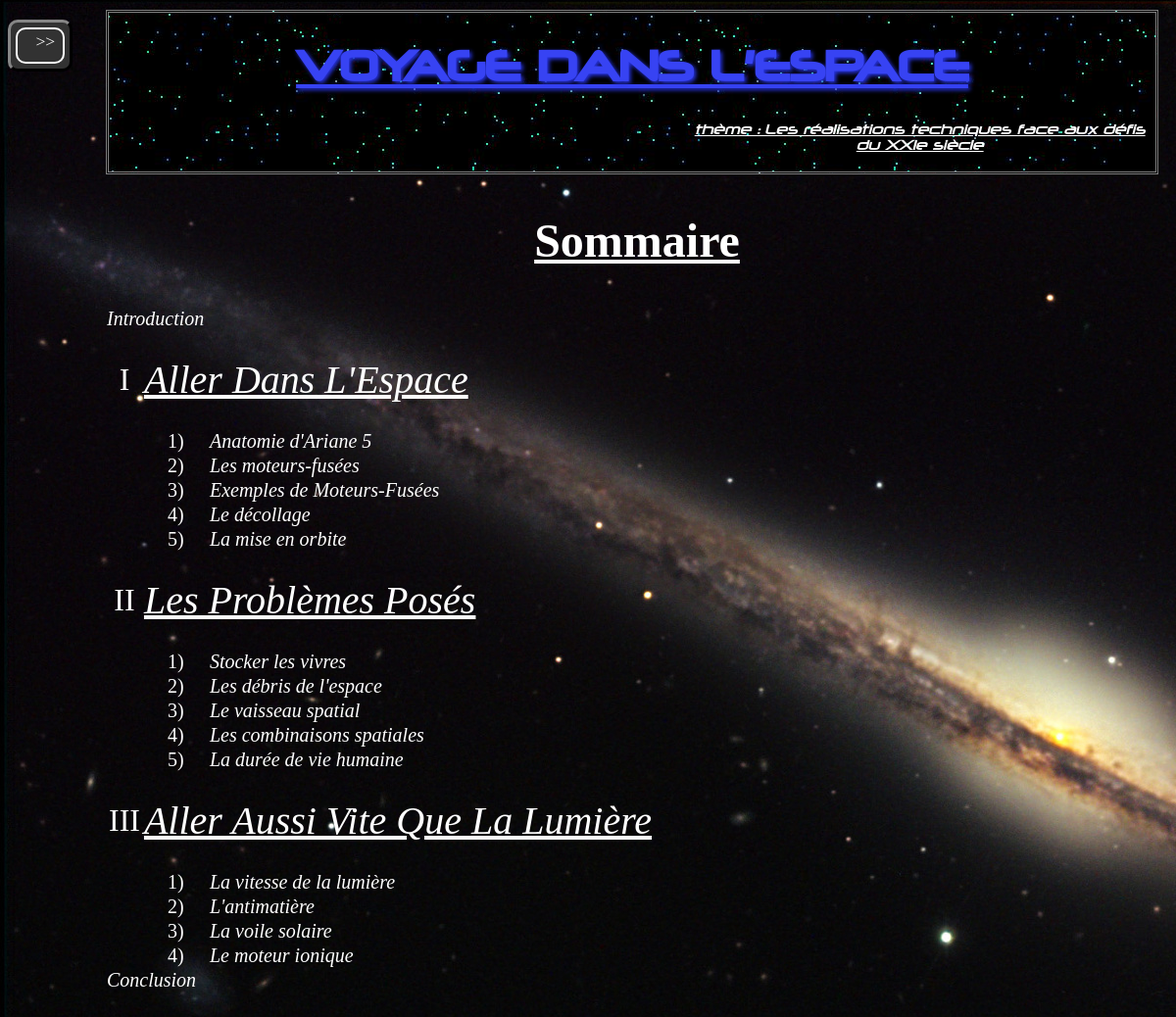
The page / on the database its author committed.
### le_voyage_dans_l_espace/models.py (models this page shows, shortened)
class Page(models.Model):
	def _get_contenu(self):
		texte = self._contenu
		if self.images:
			pos = texte.find("{{ STATIC_URL }}")
			while pos != -1:
				texte = STATIC_URL.join((texte[:pos], texte[pos+16:]))
				pos = texte.find("{{ STATIC_URL }}")
		if self.liens_vues:
			trouve = trouve_liens_sommaire.match(texte)
			while trouve:
				texte = trouve.groupdict()["avant"] + "/sommaire-" + trouve.groupdict()["nom_partie"] + "/" + trouve.groupdict()["apres"]
				trouve = trouve_liens_sommaire.match(texte)
			trouve = trouve_liens_vues.match(texte)
			while trouve:
				texte = trouve.groupdict()["avant"] + "/" + trouve.groupdict()["nom_page"] + "/" + trouve.groupdict()["apres"]
				trouve = trouve_liens_vues.match(texte)
		return texte
	titre = models.CharField(max_length=100)
	slug = models.SlugField(max_length=100)
	numero = models.IntegerField()
	images = models.NullBooleanField()
	liens_vues = models.NullBooleanField()
	partie = models.ForeignKey('Partie')
	_contenu = models.TextField(null=True, blank=True)
	contenu = property(_get_contenu)

class Partie(models.Model):
	numero = models.IntegerField()
	titre = models.CharField(max_length=100)
	slug = models.SlugField(max_length=100)

### le_voyage_dans_l_espace/views.py (the view)
# urls.py: url(r'^$', accueil, name='accueil')
def accueil(request):
	parties = []
	for p in Partie.objects.exclude(numero = 0).exclude(numero = 4).order_by('numero'):
		parties.append((p, Page.objects.filter(partie__numero = p.numero).order_by('numero')))
	return render(request, 'le_voyage_dans_l_espace/sommaire.html', {
		'pages_debut': Page.objects.filter(partie__numero = 0).order_by('numero'),
		'pages_fin': Page.objects.filter(partie__numero = 4).order_by('numero'),
		'parties': parties,
	})

### le_voyage_dans_l_espace/templatetags/le_voyage_dans_l_espace_extras.py (called while the page is built)
@register.filter()
def decimal_vers_romain(nombre):
	try:
		nombre = int(nombre)
	except ValueError:
		return nombre
	if nombre == 0:
		return "0"
	nb_romain = "M"*(nombre // 1000)
	nombre %= 1000
	for niveau in chiffres_romains:
		if nombre >= 9 * niveau["multiple"]:
			nb_romain += niveau[9]
			nombre %= niveau["multiple"]
		elif nombre >= 5 * niveau["multiple"]:
			nb_romain += niveau[5]
			nombre %= 5 * niveau["multiple"]
		elif nombre >= 4 * niveau["multiple"]:
			nb_romain += niveau[4]
			nombre %= niveau["multiple"]
		nb_romain += niveau[1] * (nombre // niveau["multiple"])
		nombre %= niveau["multiple"]
	return nb_romain

### templates/le_voyage_dans_l_espace/sommaire.html (shortened to what this page needs)
{% extends "le_voyage_dans_l_espace/base.html" %}
{% load le_voyage_dans_l_espace_extras %}
{% block contenu %}
	<h2 class='sous_titre'>Sommaire</h2>
	<table id='table_sommaire'>
		{% for p in pages_debut %}
			<tr>
				<td class='titre_page' colspan='3'><a href="{% url 'page' p.slug %}">{{ p.titre }}</a></td>
			</tr>
		{% endfor %}
		{% for partie, pages in parties %}
			<tr class='partie'>
				<td class='numero_partie'>{{ partie.numero|decimal_vers_romain }}</td>
				<td class='titre_partie' colspan='2'><a href="{% url 'sommaire' partie.slug %}">{{ partie.titre|title }}</a></td>
			</tr>
			{% for p in pages %}
				<tr>
					<td></td>
					<td class='numero_page'>{{ p.numero }})</td>
					<td class='titre_page'><a href="{% url 'page' p.slug %}">{{ p.titre }}</a></td>
				</tr>
			{% endfor %}
		{% endfor %}
		{% for p in pages_fin %}
			<tr>
				<td class='titre_page' colspan='3'><a href="{% url 'page' p.slug %}">{{ p.titre }}</a></td>
			</tr>
		{% endfor %}
	</table>
{% endblock %}

### templates/le_voyage_dans_l_espace/base.html (shortened to what this page needs)
{% load static %}
{% load le_voyage_dans_l_espace_extras %}
<!DOCTYPE html>
<html lang='fr'>
	<head>
		<link rel='stylesheet' href="{% static 'le_voyage_dans_l_espace/style.css' %}" />
	</head>
	<body id='body'>
		<nav id='nav' class='navigation'>
			<div id='bouton_base'>
				<p>&gt;&gt;</p>
			</div>
		</nav>
		<header id='titre'>
			<h1 class='titre_principal'>VOYAGE DANS L'ESPACE</h1>
			<p class='theme'>thème : Les réalisations techniques face aux défis du XXIe siècle</p>
		</header>
		<div id='div_principale'>
			{% block contenu %}{% endblock %}
		</div>
	</body>
</html>

### static/le_voyage_dans_l_espace/style.css (style rules this page uses)
html { font-family: "comic sans ms", "trebuchet ms"; color: white; }
body { background: url("fond1.jpeg") repeat-y rgb(67, 67, 67); min-width: 500px; }
header { background-image: url("fond_header.png"); font-family: "neuropolitical"; margin: 10px 10px 10px 18%; padding: 0px 0px 3px 0px; border: double 3px gray; }
nav { position: fixed; height: 90%; width: 15%; min-width: 175px; background: rgb(50, 50, 50); margin: 10px 10px 10px 0px; padding: 5px; float: left; border: outset 3px rgb(50, 50, 50); border-radius: 10px; }
#bouton_base { display: none; height: 33px; border: solid 2px white; border-radius: 10px; }
#bouton_base p, #bouton_retour p { margin-top: 2px; margin-left: 40%; -moz-user-select: none; -khtml-user-select: none; -webkit-user-select: none; }
#table_sommaire { width: 100%; }
#table_sommaire .partie { height: 100px; }
#table_sommaire .numero_partie { width: 3.5%; min-width: 35px; text-align: center; vertical-align: middle; font-size: 2em; }
#table_sommaire .titre_partie { vertical-align: middle; font-family: "exo"; font-size: 2.5em; text-decoration: underline; }
#table_sommaire .numero_page { width: 3%; min-width: 65px; text-align: center; font-size: 1.25em; }
#table_sommaire .titre_page { vertical-align: middle; font-size: 1.25em; }
#div_principale { margin-left: 18%; }
.titre_principal { font-size: 3em; text-decoration: underline; text-align: center; color: rgb(55, 67, 243); text-shadow: 2px 2px 4px rgb(40, 52, 228); }
.sous_titre { font-family: "exo"; font-size: 3em; text-decoration: underline; text-align: center; }
h2 { font-family: "exo"; }
p, article ol li a { font-size: 1.1em; margin-left: 35px; text-align: justify; }
.theme { margin-left: 55%; font-style: italic; font-size: 1em; text-decoration: underline; text-align: center; }
a { font-family: "arial"; text-decoration: none; color: teal; }
td a { font-family: "arial"; text-decoration: none; font-style: italic; color: white; }
#table_sommaire td a { font-family: "exo"; text-decoration: none; font-style: italic; color: white; }
table { border-collapse: collapse; }
@media only screen and (max-width: 1960px) { body { background-image: url("fond1_1960.jpeg"); } }

### rows shown on the page
Page: titre "Introduction"
Partie: numero|decimal_vers_romain "I", titre "Aller Dans L'Espace"
Page: numero "1", titre "Anatomie d'Ariane 5"
Page: numero "2", titre "Les moteurs-fusées"
Page: numero "3", titre "Exemples de Moteurs-Fusées"
Page: numero "4", titre "Le décollage"
Page: numero "5", titre "La mise en orbite"
Partie: numero|decimal_vers_romain "II", titre "Les Problèmes Posés"
Page: numero "1", titre "Stocker les vivres"
Page: numero "2", titre "Les débris de l'espace"
Page: numero "3", titre "Le vaisseau spatial"
Page: numero "4", titre "Les combinaisons spatiales"
Page: numero "5", titre "La durée de vie humaine"
Partie: numero|decimal_vers_romain "III", titre "Aller Aussi Vite Que La Lumière"
Page: numero "1", titre "La vitesse de la lumière"
Page: numero "2", titre "L'antimatière"
Page: numero "3", titre "La voile solaire"
Page: numero "4", titre "Le moteur ionique"
Page: titre "Conclusion"
